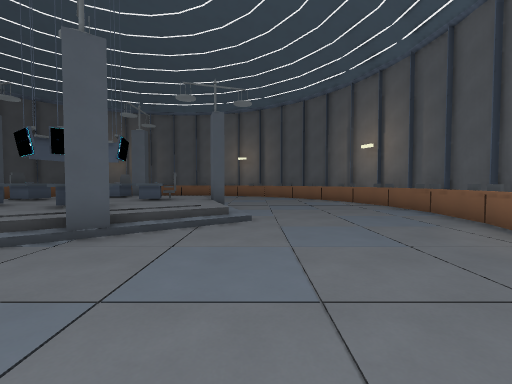
[1] (above)

14 first-person views from a walk through a 3-D level made in the Godot game engine. The camera is 1.5 m above the floor, tilts 2° down and sees 90° across. Doors that lead somewhere are drawn open, without their leaves. The floor is counted in squares, 2 m on a side. Each view is taken from the middle of a square. On the plan, view 1 faces up. The plan holds only what a view shows up to about 9 squares ahead; the rest is blank.

[2]
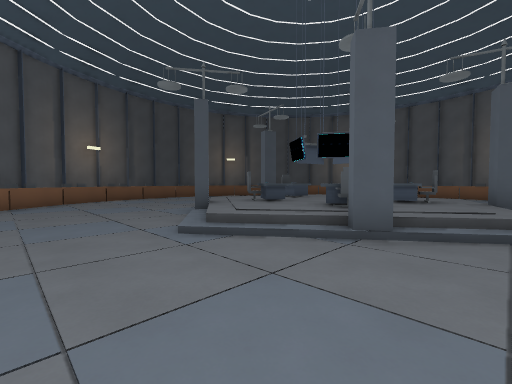

[3]
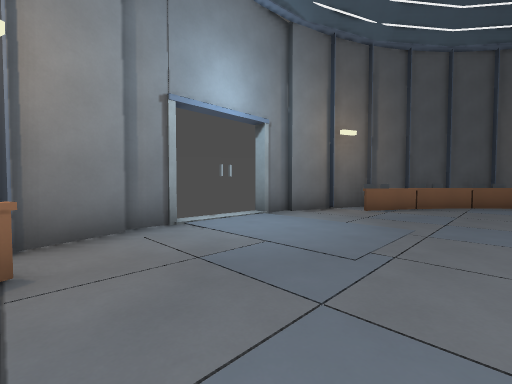

[4]
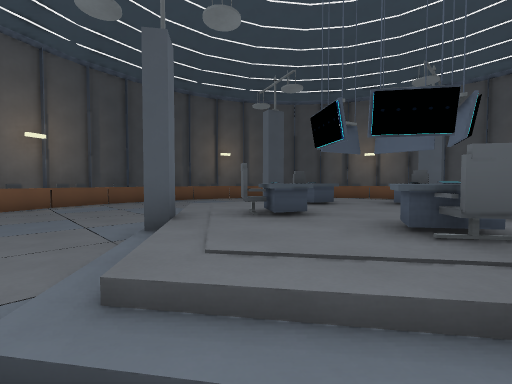

[5]
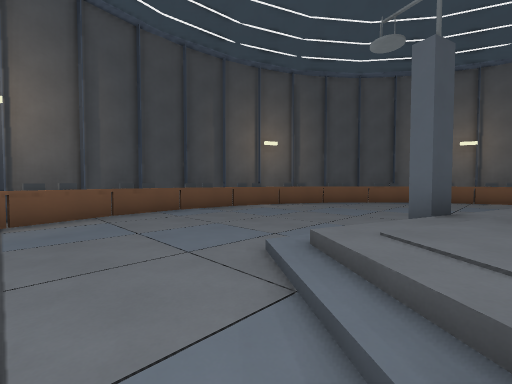

[6]
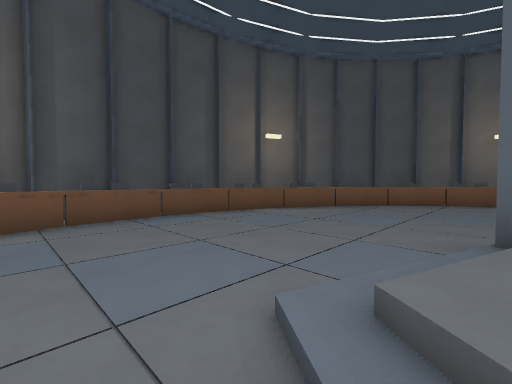

[7]
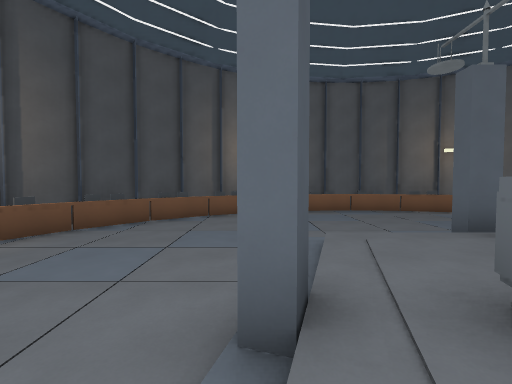

[8]
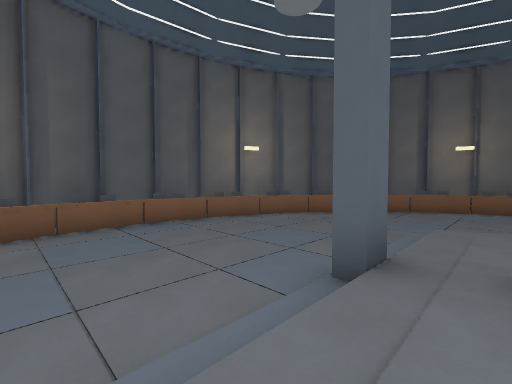

[9]
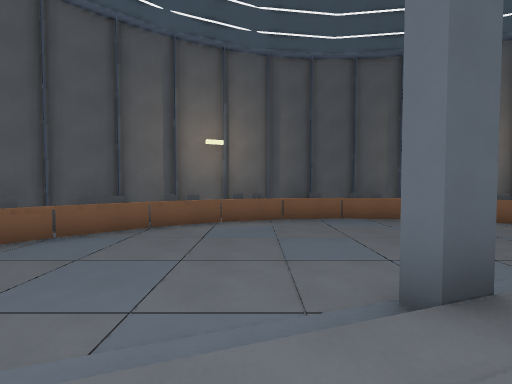

[10]
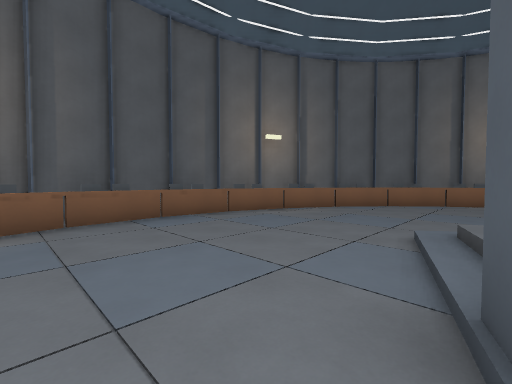

[11]
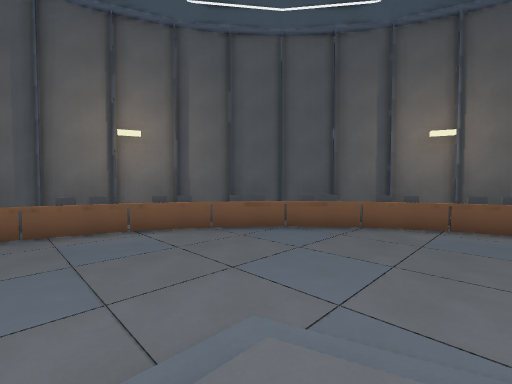

[12]
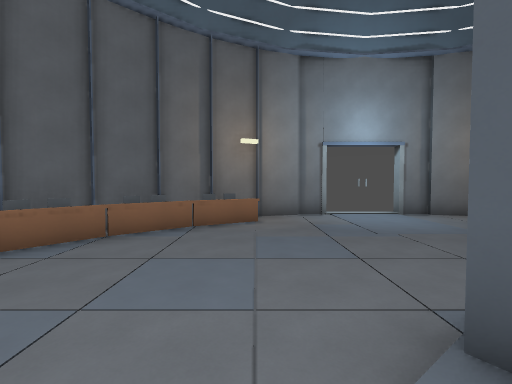

[13]
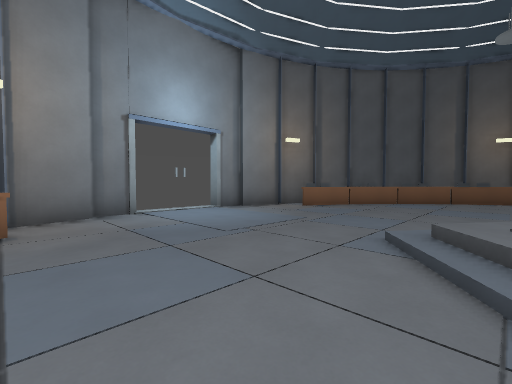

[14]
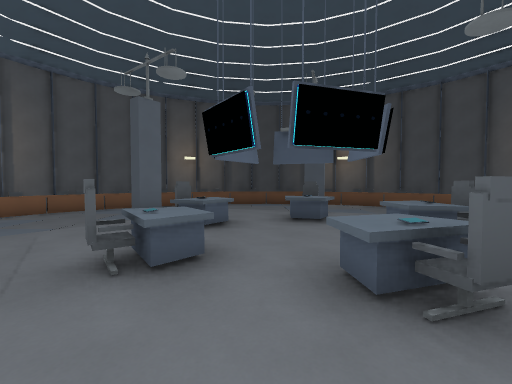

### Floor plan
Key: @ floor where view 1 was taken; # wall or solid block; x gap in a wall; . main floor; : floor 0.5 m higher than the main floor; / step, stairs or slope; D open door; = window, fence, low wall or low ledge; ^ raised ledge; C chair; E desk; P pedestal.
Columns run from 14 left of view 1 to 5 right of it. Each row starts with its distance up from view 1.
 16      ##########
 15    ###==#==#^=###
 14   ###..........###
 13  ##=............=##
 12  ##..............##
 11 ##................##
 10 #=.....///P//.....=#
  9 #^...../::C:/.....^#
  8 #...../::EE::/....##
  7 #=....PCE::ECP....=#
  6 #=..../::::::/....=#
  5 #....//:CEEC://...##
  4 #=..../P::::P/....=#
  3 #=......////......=#
  2 ##.......//.......##
  1  ##..............##
  0  ##=..........@.=##
 -1   ###..........###
 -2    ####......####
 -3      ##..DD..##
 -4       ##xDDx##

Where each view was taken, in squares from view 1:
view 1: 0 up, 0 right, facing up
view 2: 0 up, 1 left, facing up-left
view 3: 1 up, 1 left, facing down-left
view 4: 2 up, 3 left, facing up-left
view 5: 3 up, 7 left, facing up-left
view 6: 4 up, 8 left, facing up-left
view 7: 6 up, 8 left, facing up
view 8: 9 up, 7 left, facing up-right
view 9: 9 up, 3 left, facing right
view 10: 9 up, 1 left, facing down-right
view 11: 9 up, 3 left, facing up-right
view 12: 5 up, 1 left, facing down
view 13: 3 up, 1 left, facing down-left
view 14: 6 up, 1 left, facing left
